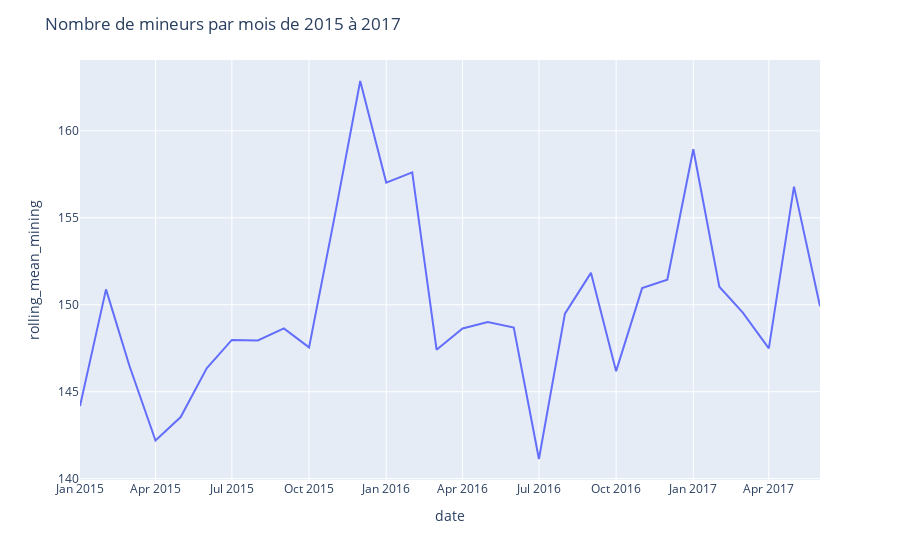

Write notebook code for a chart like this one.
### Code cell
#Graphe nombre moyen mineurs 2015-2017
fig2 = px.line(global_data_by_date, x="date", y="rolling_mean_mining")
fig2.update_layout(
    title = "Nombre de mineurs par mois de 2015 à 2017",
)

### Figure 1 — Plotly figure (JSON) as saved in the notebook; plotly's stock layout.template omitted (floating-point values rounded to 4 significant figures)
{"data": [{"hovertemplate": "date=%{x}<br>rolling_mean_mining=%{y}<extra></extra>", "legendgroup": "", "line": {"color": "#636efa", "dash": "solid"}, "marker": {"symbol": "circle"}, "mode": "lines", "name": "", "orientation": "v", "showlegend": false, "type": "scatter", "x": ["2015-01-01T00:00:00", "2015-02-01T00:00:00", "2015-03-01T00:00:00", "2015-04-01T00:00:00", "2015-05-01T00:00:00", "2015-06-01T00:00:00", "2015-07-01T00:00:00", "2015-08-01T00:00:00", "2015-09-01T00:00:00", "2015-10-01T00:00:00", "2015-11-01T00:00:00", "2015-12-01T00:00:00", "2016-01-01T00:00:00", "2016-02-01T00:00:00", "2016-03-01T00:00:00", "2016-04-01T00:00:00", "2016-05-01T00:00:00", "2016-06-01T00:00:00", "2016-07-01T00:00:00", "2016-08-01T00:00:00", "2016-09-01T00:00:00", "2016-10-01T00:00:00", "2016-11-01T00:00:00", "2016-12-01T00:00:00", "2017-01-01T00:00:00", "2017-02-01T00:00:00", "2017-03-01T00:00:00", "2017-04-01T00:00:00", "2017-05-01T00:00:00", "2017-06-01T00:00:00"], "xaxis": "x", "y": [144.2, 150.9, 146.5, 142.2, 143.5, 146.3, 148.0, 147.9, 148.6, 147.5, 155.2, 162.9, 157.0, 157.6, 147.4, 148.6, 149.0, 148.7, 141.1, 149.5, 151.8, 146.2, 151.0, 151.4, 158.9, 151.0, 149.5, 147.5, 156.8, 149.9], "yaxis": "y"}], "layout": {"legend": {"tracegroupgap": 0}, "margin": {"t": 60}, "title": {"text": "Nombre de mineurs par mois de 2015 à 2017"}, "xaxis": {"anchor": "y", "domain": [0, 1], "title": {"text": "date"}}, "yaxis": {"anchor": "x", "domain": [0, 1], "title": {"text": "rolling_mean_mining"}}}}
